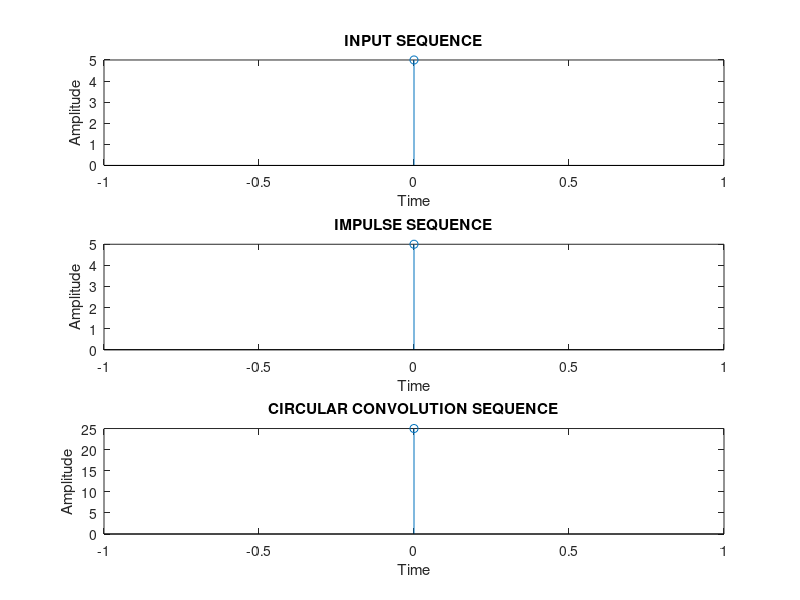

The MATLAB script that drew this image:
%CIRCULAR CONVOLUTION
clc
clear
close all

x = input('Enter the input sequence:');
N1 = length(x);
n = 0:N1-1;
subplot(3,1,1), stem(n,x);
xlabel('Time'), ylabel('Amplitude');
title('INPUT SEQUENCE')

h = input('Enter the impulse sequence:');
N2 = length(h);
n = 0:N2-1;
subplot(3,1,2), stem(n,h);
xlabel('Time'), ylabel('Amplitude');
title('IMPULSE SEQUENCE')

N3 = max(N1,N2);
y=cconv(x,h,N3);
n=0:length(y)-1;
subplot(3,1,3), stem(n,y);
xlabel('Time'), ylabel('Amplitude');
title('CIRCULAR CONVOLUTION SEQUENCE')
